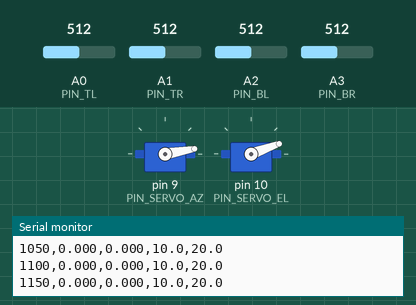
Simulated run of this sketch. Board: Arduino Uno, built with avr-gcc and run on an emulated ATmega328P. Shown: 2 × servo, the last lines printed to the serial monitor. Inputs (shaded band) come from the test bench; at power-on: A1 (PIN_TR) = 512, A3 (PIN_BR) = 512, A0 (PIN_TL) = 512, A2 (PIN_BL) = 512.

Above: at 1.2 s.
1.3 s: A1 (PIN_TR) set to 716
At 1.82 s:
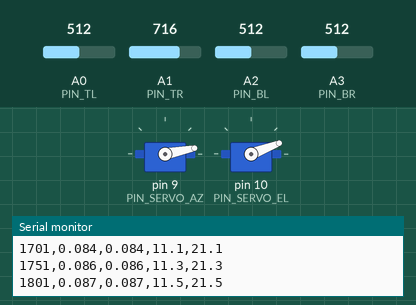
4.3 s: A3 (PIN_BR) set to 716
At 4.52 s:
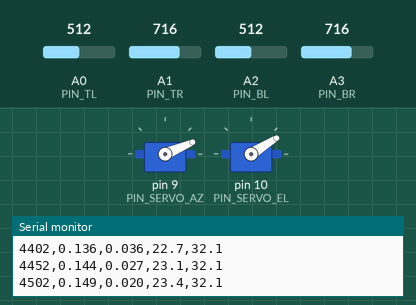
7.3 s: A0 (PIN_TL) set to 716
At 8.8 s:
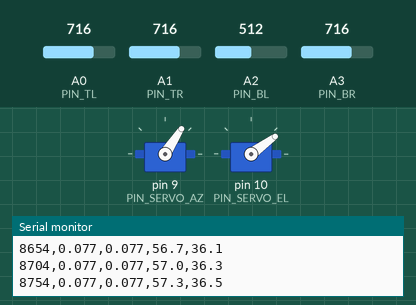
10.3 s: A2 (PIN_BL) set to 160
13.3 s: A0 (PIN_TL) set to 160
16.3 s: A2 (PIN_BL) set to 97
19.3 s: A2 (PIN_BL) set to 92
At 20.1 s:
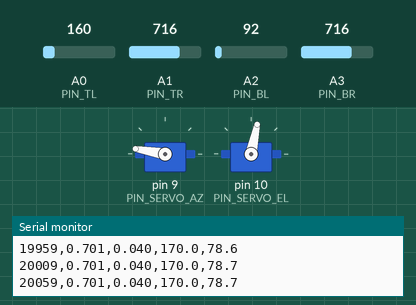
Timing chart, 0 to 23.3 s (numbered marks = the images above; inputs shaded):
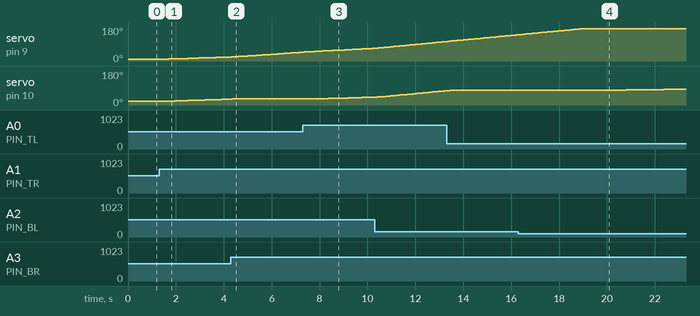

The sketch:

helio_track.ino
```cpp
/*
 * HelioTrack firmware: dual-axis solar tracker (Arduino Nano/Uno or ESP32)
 *
 * Four LDRs in a quadrant layout separated by a cross-shaped shade divider.
 * When the panel points at the sun all four read the same; any imbalance is
 * the pointing error. A PID loop per axis drives two hobby servos.
 *
 *   A0 = top-left   A1 = top-right   A2 = bottom-left   A3 = bottom-right
 *   D9 = azimuth servo               D10 = elevation servo
 *
 * Each LDR forms a divider with a 10k resistor to GND (LDR to 5V/3.3V).
 * On ESP32 use the ESP32Servo library and pins that support ADC1.
 * Serial output is CSV at 115200 baud: ms,errAz,errEl,posAz,posEl
 */
#include <Servo.h>

// ---------- Pins ----------
const uint8_t PIN_TL = A0, PIN_TR = A1, PIN_BL = A2, PIN_BR = A3;
const uint8_t PIN_SERVO_AZ = 9, PIN_SERVO_EL = 10;

// ---------- Tuning ----------
const unsigned long LOOP_MS = 50;      // control period
const float KP = 2.0f;                 // degrees per loop per unit of normalised error (-1..1)
const float KI = 0.2f;
const float KD = 0.0f;
const float MAX_STEP_DEG = 0.6f;       // slew limit per loop (protects gears)
const float DEADBAND = 0.04f;          // normalised error below which we do nothing
const int   LIGHT_MIN = 150;           // average ADC reading below this = night/overcast
const float AZ_MIN = 10, AZ_MAX = 170; // servo travel limits (degrees)
const float EL_MIN = 10, EL_MAX = 90;
const float AZ_PARK = 10, EL_PARK = 20; // park facing sunrise
const float ALPHA = 0.25f;             // low-pass filter (0..1), higher = faster

struct Pid {
  float kp, ki, kd, integral, prev;
  float update(float err, float dt) {
    if (fabs(err) < DEADBAND) { integral *= 0.9f; prev = err; return 0.0f; }
    float d = (err - prev) / dt;
    prev = err;
    float cand = integral + err * dt;
    float out = kp * err + ki * cand + kd * d;
    if (fabs(out) < MAX_STEP_DEG) integral = cand;      // anti-windup
    else out = constrain(out, -MAX_STEP_DEG, MAX_STEP_DEG);
    return out;
  }
};

Servo servoAz, servoEl;
Pid pidAz = {KP, KI, KD, 0, 0};
Pid pidEl = {KP, KI, KD, 0, 0};
float posAz = AZ_PARK, posEl = EL_PARK;
float fTL = 0, fTR = 0, fBL = 0, fBR = 0;
unsigned long lastRun = 0;

void setup() {
  Serial.begin(115200);
  servoAz.attach(PIN_SERVO_AZ);
  servoEl.attach(PIN_SERVO_EL);
  servoAz.write((int)posAz);
  servoEl.write((int)posEl);
  fTL = analogRead(PIN_TL); fTR = analogRead(PIN_TR);
  fBL = analogRead(PIN_BL); fBR = analogRead(PIN_BR);
  Serial.println(F("ms,errAz,errEl,posAz,posEl"));
}

void loop() {
  unsigned long now = millis();
  if (now - lastRun < LOOP_MS) return;
  float dt = (now - lastRun) / 1000.0f;
  lastRun = now;

  // Low-pass filter each sensor to suppress noise and passing shadows
  fTL += ALPHA * (analogRead(PIN_TL) - fTL);
  fTR += ALPHA * (analogRead(PIN_TR) - fTR);
  fBL += ALPHA * (analogRead(PIN_BL) - fBL);
  fBR += ALPHA * (analogRead(PIN_BR) - fBR);

  float total = fTL + fTR + fBL + fBR;
  float errAz = 0, errEl = 0;

  if (total / 4.0f > LIGHT_MIN) {
    // Normalised imbalance (-1..1): independent of overall brightness
    float left  = fTL + fBL, right  = fTR + fBR;
    float top   = fTL + fTR, bottom = fBL + fBR;
    errAz = (right - left)  / total;
    errEl = (top   - bottom) / total;
    // Sign convention: flip these if your mechanics move the wrong way.
    posAz += pidAz.update(errAz, dt);   // output is degrees to move this loop (<= MAX_STEP_DEG)
    posEl += pidEl.update(errEl, dt);
  } else {
    // Night: slowly return to park position
    posAz += constrain(AZ_PARK - posAz, -0.1f, 0.1f);
    posEl += constrain(EL_PARK - posEl, -0.1f, 0.1f);
    pidAz.integral = pidEl.integral = 0;
  }

  posAz = constrain(posAz, AZ_MIN, AZ_MAX);
  posEl = constrain(posEl, EL_MIN, EL_MAX);
  servoAz.write((int)posAz);
  servoEl.write((int)posEl);

  Serial.print(now);   Serial.print(',');
  Serial.print(errAz, 3); Serial.print(',');
  Serial.print(errEl, 3); Serial.print(',');
  Serial.print(posAz, 1); Serial.print(',');
  Serial.println(posEl, 1);
}
```

Measured:
- the behaviour switches between 93 and 92 on A2 (PIN_BL) (found by bisection; images 3 and 4)
- after the input at 1.3 s, servo on pin 9 (PIN_SERVO_AZ): moves from 10° to 21° over 2.4 s, starting after 0.40 s; servo on pin 10 (PIN_SERVO_EL): moves from 20° to 31° over 2.4 s, starting after 0.40 s
- after the input at 7.3 s, servo on pin 10 (PIN_SERVO_EL): moves from 32° to 42° over 2.6 s, starting after 0.41 s
- after the input at 19.3 s, servo on pin 10 (PIN_SERVO_EL): moves from 77° to 84° over 3.2 s, starting after 0.36 s
